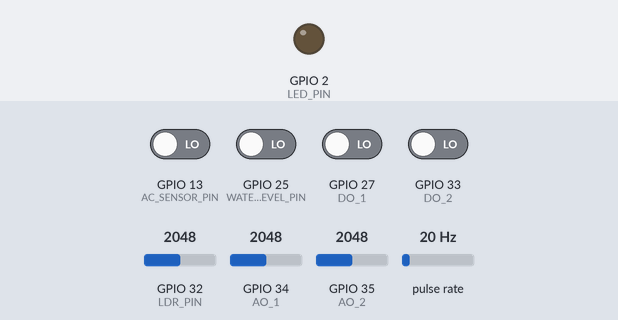
Recording of a sketch running on a simulated ESP32. On the bench: output pins drawn as LEDs (lit = HIGH). Wiring (inferred from the names in the program): pulse sensor: data GPIO 4. The test bench sets the inputs (shaded band); at power-on: GPIO 13 (AC_SENSOR_PIN), GPIO 25 (WATER_LEVEL_PIN), GPIO 27 (DO_1), GPIO 33 (DO_2) LOW, GPIO 32 (LDR_PIN) = 2048, GPIO 34 (AO_1) = 2048, GPIO 35 (AO_2) = 2048, pulse rate 20 Hz. No radio packets arrive unless stated; what the sketch prints to the serial monitor is not drawn.

Above: at 1.4 s.
1.5 s: GPIO 13 (AC_SENSOR_PIN) driven HIGH
At 3.0 s:
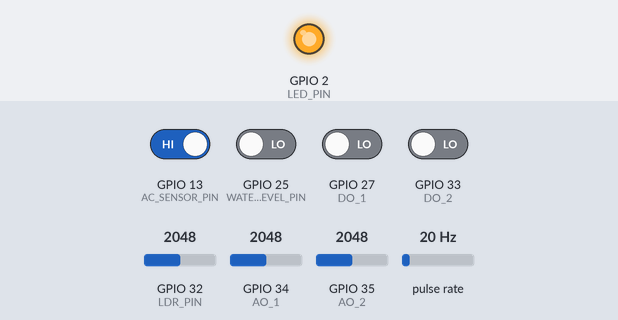
3.4 s: GPIO 13 (AC_SENSOR_PIN) driven LOW
At 4.8 s:
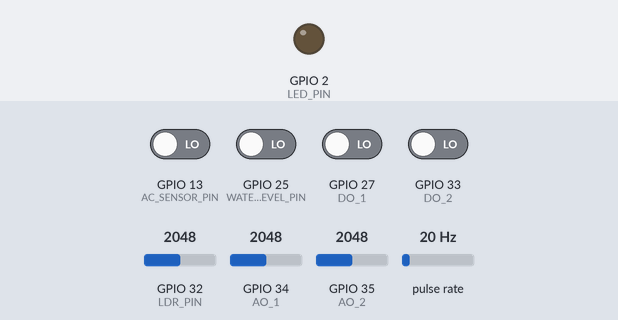
Timing chart, 0 to 6.4 s (numbered marks = the images above; inputs shaded):
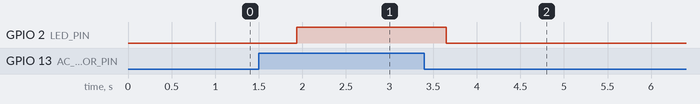

Measured:
- after the input at 1.5 s, GPIO 2 (LED_PIN): LOW → HIGH after 0.43 s
- after the input at 3.4 s, GPIO 2 (LED_PIN): HIGH → LOW after 0.25 s

The sketch:

Transmitter.ino
```cpp
// ===========================================================
// ESP32 TRANSMITTER (LoRa Only - Crash-Safe, Clean, Stable)
// ===========================================================

#include <SPI.h>
#include <LoRa.h>

// --------------------- LoRa ------------------------
#define LORA_SS   5
#define LORA_RST  14
#define LORA_DIO0 26
#define LORA_BAND 865E6

// --------------------- Sensors ----------------------
const int AO_1 = 34;
const int AO_2 = 35;

const int DO_1 = 27;
const int DO_2 = 33;

#define WATER_LEVEL_PIN 25

// ✅ MOVED (GPIO12 → GPIO4)
const int FLOW_SENSOR_PIN = 4;

volatile unsigned long pulseCount = 0;
unsigned long lastFlowTime = 0;
float flowRate = 0.0;
float totalLitres = 0.0;

const float calibrationFactor = 7.5;

#define AC_SENSOR_PIN 13
#define LED_PIN 2

const int LDR_PIN = 32;
const float VREF = 3.3;

// ------------------ Interrupt Handler ----------------
void IRAM_ATTR pulseCounter() {
  pulseCount++;
}

// ------------------ Setup ----------------------------
void setup() {
  Serial.begin(115200);
  delay(200);

  pinMode(DO_1, INPUT);
  pinMode(DO_2, INPUT);
  pinMode(WATER_LEVEL_PIN, INPUT);

  pinMode(FLOW_SENSOR_PIN, INPUT_PULLUP);
  attachInterrupt(digitalPinToInterrupt(FLOW_SENSOR_PIN), pulseCounter, FALLING);

  pinMode(AC_SENSOR_PIN, INPUT);
  pinMode(LED_PIN, OUTPUT);
  pinMode(LDR_PIN, INPUT);

  // ------------ LoRa Setup ------------
  LoRa.setPins(LORA_SS, LORA_RST, LORA_DIO0);

  if (!LoRa.begin(LORA_BAND)) {
    Serial.println("LoRa Init Failed!");
    while (1);
  }

  LoRa.setSpreadingFactor(12);  // ✅ SF12 for maximum reliability and uniform latency
  LoRa.setSignalBandwidth(125E3);
  LoRa.setCodingRate4(5);
  LoRa.setSyncWord(0xF3);       // ✅ Private network sync word (filters noise)
  LoRa.enableCrc();

  Serial.println("LoRa TX Ready.");
}

// ------------------ Main Loop ------------------------
void loop() {

  // ------------ MQ-5 Gas Sensor ------------
  int mq5_ao1 = analogRead(AO_1);
  int mq5_ao2 = analogRead(AO_2);
  int mq5_do1 = digitalRead(DO_1);
  int mq5_do2 = digitalRead(DO_2);

  // ------------ Water Level ------------
  int water_level = digitalRead(WATER_LEVEL_PIN);

  // ------------ Flow Sensor ------------
  unsigned long now = millis();
  if (now - lastFlowTime >= 1000) {

    detachInterrupt(digitalPinToInterrupt(FLOW_SENSOR_PIN));

    flowRate = ((1000.0 / (now - lastFlowTime)) * pulseCount) / calibrationFactor;
    totalLitres += (flowRate / 60.0);

    pulseCount = 0;
    lastFlowTime = now;

    attachInterrupt(digitalPinToInterrupt(FLOW_SENSOR_PIN), pulseCounter, FALLING);
  }

  // ------------ AC Detector ------------
  int ac_detected = digitalRead(AC_SENSOR_PIN);
  digitalWrite(LED_PIN, ac_detected ? HIGH : LOW);

  // ------------ LDR ------------
  int ldr_raw = analogRead(LDR_PIN);
  float ldr_voltage = (ldr_raw / 4095.0) * VREF;

  // ------------ JSON Payload ------------
  unsigned long tx_timestamp = millis();

  String payload = "{";
  payload += "\"tx_time\":" + String(tx_timestamp) + ",";
  payload += "\"mq5_ao1\":" + String(mq5_ao1) + ",";
  payload += "\"mq5_ao2\":" + String(mq5_ao2) + ",";
  payload += "\"mq5_do1\":" + String(mq5_do1) + ",";
  payload += "\"mq5_do2\":" + String(mq5_do2) + ",";
  payload += "\"water_level\":" + String(water_level) + ",";
  payload += "\"flow_rate\":" + String(flowRate, 3) + ",";
  payload += "\"total_litres\":" + String(totalLitres, 3) + ",";
  payload += "\"ac_detected\":" + String(ac_detected) + ",";
  payload += "\"ldr_raw\":" + String(ldr_raw) + ",";
  payload += "\"ldr_voltage\":" + String(ldr_voltage, 3);
  payload += "}";

  // ------------ LoRa Transmission ------------
  detachInterrupt(digitalPinToInterrupt(FLOW_SENSOR_PIN));

  LoRa.beginPacket();
  LoRa.print(payload);
  LoRa.endPacket();

  attachInterrupt(digitalPinToInterrupt(FLOW_SENSOR_PIN), pulseCounter, FALLING);

  Serial.println("LoRa TX => " + payload);

  delay(500);  // ✅ Reduced from 1500ms to 500ms for faster updates
}
```
